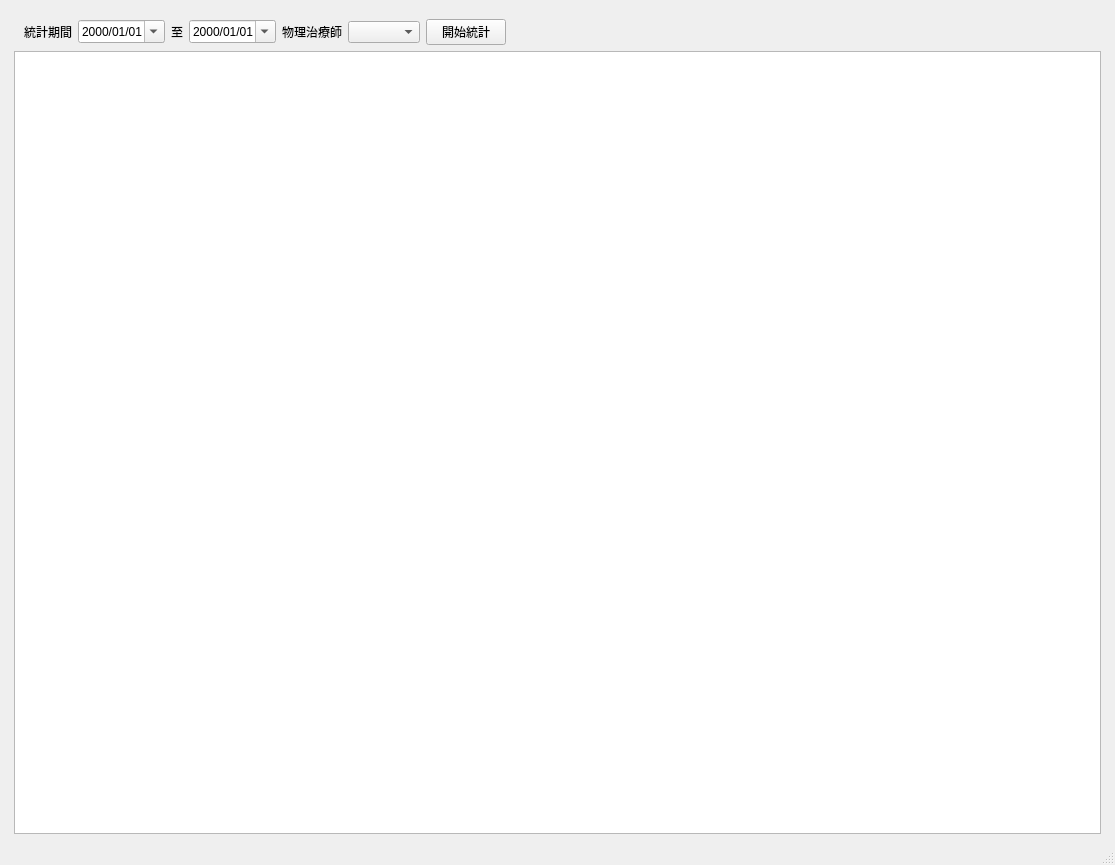
<?xml version="1.0" encoding="UTF-8"?>
<ui version="4.0">
 <class>UsersWindow</class>
 <widget class="QMainWindow" name="UsersWindow">
  <property name="geometry">
   <rect>
    <x>0</x>
    <y>0</y>
    <width>1115</width>
    <height>865</height>
   </rect>
  </property>
  <property name="windowTitle">
   <string>使用者管理</string>
  </property>
  <widget class="QWidget" name="centralwidget">
   <layout class="QVBoxLayout" name="verticalLayout_3">
    <item>
     <layout class="QVBoxLayout" name="verticalLayout_2">
      <property name="leftMargin">
       <number>5</number>
      </property>
      <property name="topMargin">
       <number>10</number>
      </property>
      <property name="rightMargin">
       <number>5</number>
      </property>
      <item>
       <layout class="QHBoxLayout" name="horizontalLayout">
        <property name="leftMargin">
         <number>10</number>
        </property>
        <property name="topMargin">
         <number>0</number>
        </property>
        <item>
         <widget class="QLabel" name="label">
          <property name="text">
           <string>統計期間</string>
          </property>
         </widget>
        </item>
        <item>
         <widget class="QDateEdit" name="dateEdit_start_date">
          <property name="displayFormat">
           <string>yyyy/MM/dd</string>
          </property>
          <property name="calendarPopup">
           <bool>true</bool>
          </property>
         </widget>
        </item>
        <item>
         <widget class="QLabel" name="label_2">
          <property name="text">
           <string>至</string>
          </property>
         </widget>
        </item>
        <item>
         <widget class="QDateEdit" name="dateEdit_end_date">
          <property name="displayFormat">
           <string>yyyy/MM/dd</string>
          </property>
          <property name="calendarPopup">
           <bool>true</bool>
          </property>
         </widget>
        </item>
        <item>
         <widget class="QLabel" name="label_3">
          <property name="text">
           <string>物理治療師</string>
          </property>
         </widget>
        </item>
        <item>
         <widget class="QComboBox" name="comboBox_physiotherapy"/>
        </item>
        <item>
         <widget class="QPushButton" name="pushButton_calculate">
          <property name="text">
           <string>開始統計</string>
          </property>
          <property name="icon">
           <iconset>
            <normaloff>../icons/dialog-apply.svg</normaloff>../icons/dialog-apply.svg</iconset>
          </property>
         </widget>
        </item>
        <item>
         <spacer name="horizontalSpacer">
          <property name="orientation">
           <enum>Qt::Horizontal</enum>
          </property>
          <property name="sizeHint" stdset="0">
           <size>
            <width>40</width>
            <height>20</height>
           </size>
          </property>
         </spacer>
        </item>
       </layout>
      </item>
      <item>
       <widget class="QTableWidget" name="tableWidget_income">
        <property name="editTriggers">
         <set>QAbstractItemView::NoEditTriggers</set>
        </property>
        <property name="alternatingRowColors">
         <bool>true</bool>
        </property>
        <property name="selectionMode">
         <enum>QAbstractItemView::SingleSelection</enum>
        </property>
        <property name="selectionBehavior">
         <enum>QAbstractItemView::SelectRows</enum>
        </property>
       </widget>
      </item>
     </layout>
    </item>
   </layout>
  </widget>
  <widget class="QStatusBar" name="statusbar"/>
  <action name="action_close">
   <property name="icon">
    <iconset>
     <normaloff>../icons/application-exit.svg</normaloff>../icons/application-exit.svg</iconset>
   </property>
   <property name="text">
    <string>關閉視窗</string>
   </property>
  </action>
 </widget>
 <resources/>
 <connections/>
</ui>
